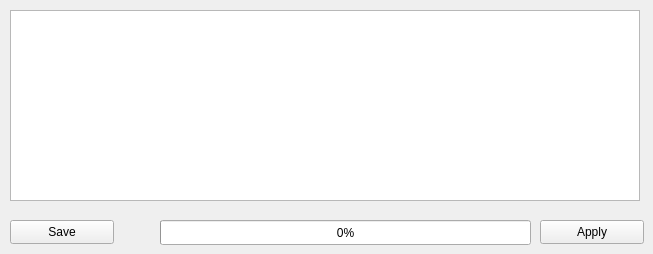
       <widget class="QWidget" name="tab_7">
        <attribute name="title">
         <string>Standard</string>
        </attribute>
        <widget class="QPushButton" name="SocGetWeightBtn">
         <property name="enabled">
          <bool>true</bool>
         </property>
         <property name="geometry">
          <rect>
           <x>540</x>
           <y>220</y>
           <width>104</width>
           <height>24</height>
          </rect>
         </property>
         <property name="text">
          <string>Apply</string>
         </property>
        </widget>
        <widget class="QTableWidget" name="SocWeighTableWidget">
         <property name="geometry">
          <rect>
           <x>10</x>
           <y>10</y>
           <width>630</width>
           <height>191</height>
          </rect>
         </property>
         <property name="sizePolicy">
          <sizepolicy hsizetype="Expanding" vsizetype="Maximum">
           <horstretch>0</horstretch>
           <verstretch>0</verstretch>
          </sizepolicy>
         </property>
         <property name="acceptDrops">
          <bool>false</bool>
         </property>
         <property name="dragEnabled">
          <bool>true</bool>
         </property>
         <property name="dragDropMode">
          <enum>QAbstractItemView::DragDrop</enum>
         </property>
         <property name="gridStyle">
          <enum>Qt::DotLine</enum>
         </property>
         <property name="rowCount">
          <number>0</number>
         </property>
         <attribute name="horizontalHeaderCascadingSectionResizes">
          <bool>false</bool>
         </attribute>
         <attribute name="verticalHeaderCascadingSectionResizes">
          <bool>false</bool>
         </attribute>
         <attribute name="verticalHeaderHighlightSections">
          <bool>true</bool>
         </attribute>
        </widget>
        <widget class="QProgressBar" name="SocProgressBar">
         <property name="geometry">
          <rect>
           <x>160</x>
           <y>220</y>
           <width>371</width>
           <height>25</height>
          </rect>
         </property>
         <property name="value">
          <number>0</number>
         </property>
        </widget>
        <widget class="QPushButton" name="SocSaveCfgBtn">
         <property name="geometry">
          <rect>
           <x>10</x>
           <y>220</y>
           <width>104</width>
           <height>24</height>
          </rect>
         </property>
         <property name="text">
          <string>Save</string>
         </property>
        </widget>
       </widget>
